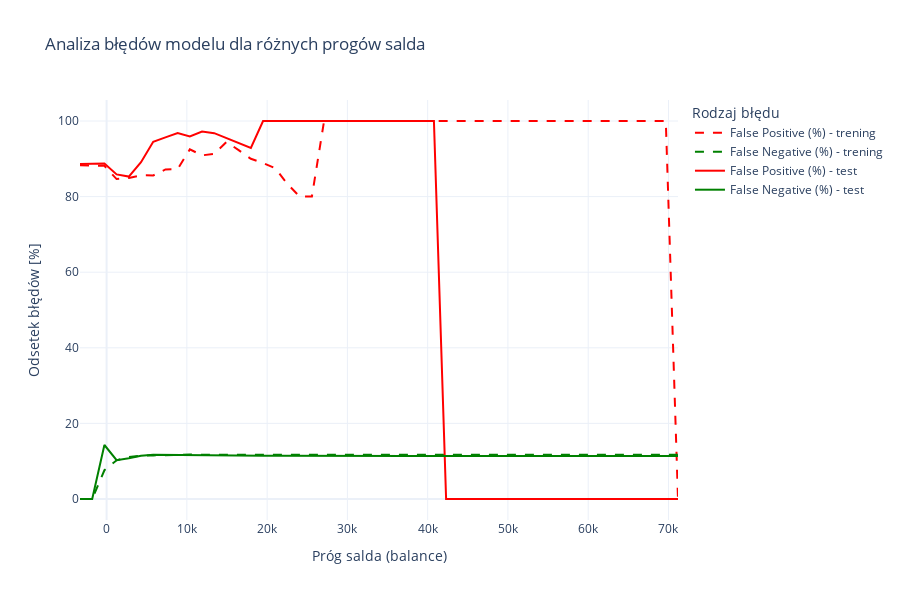

The notebook cell saved with this chart:
### Code cell
from sklearn.model_selection import train_test_split
import plotly.graph_objects as go
import numpy as np

train_df, test_df = train_test_split(bank_data, test_size=0.5, random_state=129)

train_df.head()

def evaluate_threshold(df, threshold):
    positive = df['y'] == 'yes'
    above = df['balance'] > threshold

    FP = ((above) & (~positive)).sum()  # false positives
    FN = ((~above) & (positive)).sum()  # false negatives
    TP = ((above) & (positive)).sum()
    TN = ((~above) & (~positive)).sum()

    FP_rate = FP / (FP + TP) * 100 if (FP + TP) > 0 else 0
    FN_rate = FN / (FN + TN) * 100 if (FN + TN) > 0 else 0

    return FP_rate, FN_rate

thresholds = np.linspace(bank_data["balance"].min(), bank_data["balance"].max(), 50)
results_train = [evaluate_threshold(train_df, t) for t in thresholds]
results_test = [evaluate_threshold(test_df, t) for t in thresholds]

train_fp, train_fn = zip(*results_train)
test_fp, test_fn = zip(*results_test)

fig = go.Figure()
fig.add_trace(go.Scatter(
    x=thresholds,
    y=train_fp,
    mode='lines',
    name='False Positive (%) - trening',
    line=dict(color='red', dash='dash')
))
fig.add_trace(go.Scatter(
    x=thresholds,
    y=train_fn,
    mode='lines',
    name='False Negative (%) - trening',
    line=dict(color='green', dash='dash')
))

fig.add_trace(go.Scatter(
    x=thresholds,
    y=test_fp,
    mode='lines',
    name='False Positive (%) - test',
    line=dict(color='red')
))
fig.add_trace(go.Scatter(
    x=thresholds,
    y=test_fn,
    mode='lines',
    name='False Negative (%) - test',
    line=dict(color='green')
))

fig.update_layout(
    title="Analiza błędów modelu dla różnych progów salda",
    xaxis_title="Próg salda (balance)",
    yaxis_title="Odsetek błędów [%]",
    legend_title="Rodzaj błędu",
    template="plotly_white",
    width=900,
    height=600
)

fig.show()

total_error = np.array(train_fp) + np.array(train_fn)
best_idx = np.argmin(total_error)
best_threshold = thresholds[best_idx]
print(f"Najlepszy próg wg zbioru treningowego: {best_threshold:.2f}")

print(f"Błąd FP (train): {train_fp[best_idx]:.2f}%")
print(f"Błąd FN (train): {train_fn[best_idx]:.2f}%")

print(f"Błąd FP (test): {test_fp[best_idx]:.2f}%")
print(f"Błąd FN (test): {test_fn[best_idx]:.2f}%")

### Figure 1 — Plotly figure (JSON) as saved in the notebook; plotly's stock layout.template omitted (floating-point values rounded to 4 significant figures)
{"data": [{"line": {"color": "red", "dash": "dash"}, "mode": "lines", "name": "False Positive (%) - trening", "type": "scatter", "x": [-3313.0, -1793.0, -272.1, 1248.0, 2769.0, 4289.0, 5810.0, 7330.0, 8850.0, 10370.0, 11890.0, 13410.0, 14930.0, 16450.0, 17970.0, 19490.0, 21010.0, 22530.0, 24050.0, 25580.0, 27100.0, 28620.0, 30140.0, 31660.0, 33180.0, 34700.0, 36220.0, 37740.0, 39260.0, 40780.0, 42300.0, 43820.0, 45340.0, 46860.0, 48380.0, 49900.0, 51420.0, 52940.0, 54460.0, 55980.0, 57500.0, 59020.0, 60540.0, 62070.0, 63590.0, 65110.0, 66630.0, 68150.0, 69670.0, 71190.0], "y": [88.31, 88.31, 88.15, 84.64, 84.92, 85.64, 85.59, 87.18, 87.27, 92.5, 90.91, 91.3, 94.44, 92.31, 90, 88.89, 87.5, 83.33, 80, 80, 100, 100, 100, 100, 100, 100, 100, 100, 100, 100, 100, 100, 100, 100, 100, 100, 100, 100, 100, 100, 100, 100, 100, 100, 100, 100, 100, 100, 100, 0]}, {"line": {"color": "green", "dash": "dash"}, "mode": "lines", "name": "False Negative (%) - trening", "type": "scatter", "x": [-3313.0, -1793.0, -272.1, 1248.0, 2769.0, 4289.0, 5810.0, 7330.0, 8850.0, 10370.0, 11890.0, 13410.0, 14930.0, 16450.0, 17970.0, 19490.0, 21010.0, 22530.0, 24050.0, 25580.0, 27100.0, 28620.0, 30140.0, 31660.0, 33180.0, 34700.0, 36220.0, 37740.0, 39260.0, 40780.0, 42300.0, 43820.0, 45340.0, 46860.0, 48380.0, 49900.0, 51420.0, 52940.0, 54460.0, 55980.0, 57500.0, 59020.0, 60540.0, 62070.0, 63590.0, 65110.0, 66630.0, 68150.0, 69670.0, 71190.0], "y": [0, 0, 7.609, 10.23, 11.11, 11.44, 11.53, 11.64, 11.66, 11.76, 11.72, 11.71, 11.73, 11.7, 11.69, 11.68, 11.68, 11.67, 11.66, 11.66, 11.69, 11.69, 11.69, 11.69, 11.69, 11.69, 11.69, 11.69, 11.69, 11.69, 11.69, 11.69, 11.69, 11.69, 11.69, 11.69, 11.69, 11.69, 11.69, 11.69, 11.69, 11.69, 11.69, 11.69, 11.69, 11.69, 11.69, 11.69, 11.69, 11.68]}, {"line": {"color": "red"}, "mode": "lines", "name": "False Positive (%) - test", "type": "scatter", "x": [-3313.0, -1793.0, -272.1, 1248.0, 2769.0, 4289.0, 5810.0, 7330.0, 8850.0, 10370.0, 11890.0, 13410.0, 14930.0, 16450.0, 17970.0, 19490.0, 21010.0, 22530.0, 24050.0, 25580.0, 27100.0, 28620.0, 30140.0, 31660.0, 33180.0, 34700.0, 36220.0, 37740.0, 39260.0, 40780.0, 42300.0, 43820.0, 45340.0, 46860.0, 48380.0, 49900.0, 51420.0, 52940.0, 54460.0, 55980.0, 57500.0, 59020.0, 60540.0, 62070.0, 63590.0, 65110.0, 66630.0, 68150.0, 69670.0, 71190.0], "y": [88.63, 88.63, 88.74, 85.87, 85.3, 89.11, 94.49, 95.65, 96.83, 95.92, 97.22, 96.77, 95.45, 94.12, 92.86, 100, 100, 100, 100, 100, 100, 100, 100, 100, 100, 100, 100, 100, 100, 100, 0, 0, 0, 0, 0, 0, 0, 0, 0, 0, 0, 0, 0, 0, 0, 0, 0, 0, 0, 0]}, {"line": {"color": "green"}, "mode": "lines", "name": "False Negative (%) - test", "type": "scatter", "x": [-3313.0, -1793.0, -272.1, 1248.0, 2769.0, 4289.0, 5810.0, 7330.0, 8850.0, 10370.0, 11890.0, 13410.0, 14930.0, 16450.0, 17970.0, 19490.0, 21010.0, 22530.0, 24050.0, 25580.0, 27100.0, 28620.0, 30140.0, 31660.0, 33180.0, 34700.0, 36220.0, 37740.0, 39260.0, 40780.0, 42300.0, 43820.0, 45340.0, 46860.0, 48380.0, 49900.0, 51420.0, 52940.0, 54460.0, 55980.0, 57500.0, 59020.0, 60540.0, 62070.0, 63590.0, 65110.0, 66630.0, 68150.0, 69670.0, 71190.0], "y": [0, 0, 14.29, 10.28, 10.76, 11.41, 11.72, 11.66, 11.6, 11.53, 11.51, 11.48, 11.43, 11.41, 11.39, 11.42, 11.42, 11.4, 11.39, 11.39, 11.38, 11.37, 11.37, 11.37, 11.37, 11.37, 11.37, 11.37, 11.37, 11.37, 11.37, 11.37, 11.37, 11.37, 11.37, 11.37, 11.37, 11.37, 11.37, 11.37, 11.37, 11.37, 11.37, 11.37, 11.37, 11.37, 11.37, 11.37, 11.37, 11.37]}], "layout": {"height": 600, "legend": {"title": {"text": "Rodzaj błędu"}}, "title": {"text": "Analiza błędów modelu dla różnych progów salda"}, "width": 900, "xaxis": {"title": {"text": "Próg salda (balance)"}}, "yaxis": {"title": {"text": "Odsetek błędów [%]"}}}}
